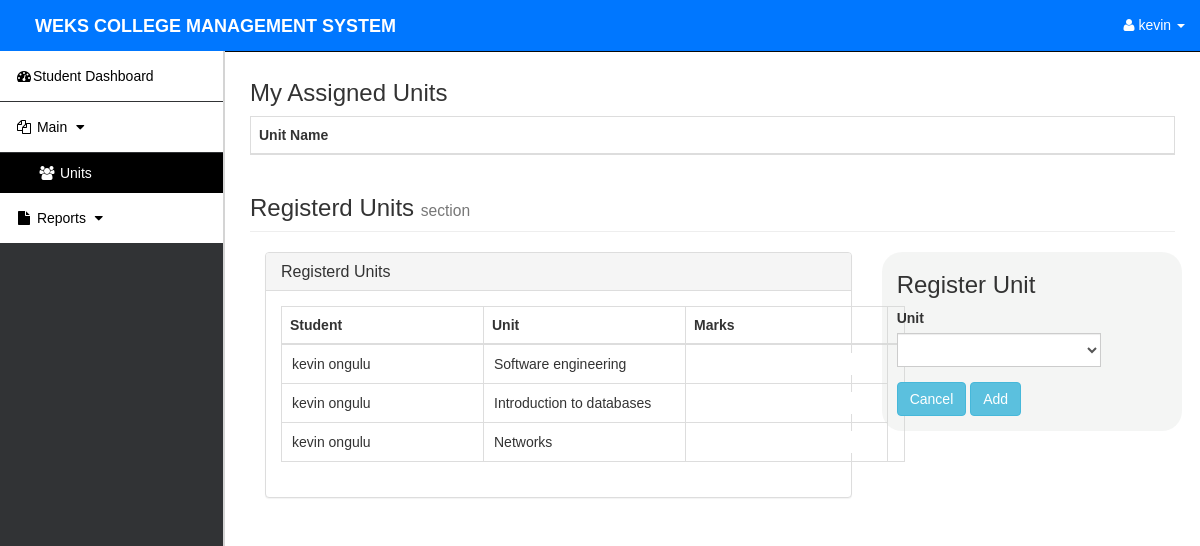
Screenshot of /rms.php?page=registered_units (signed in) with the database file from the repository.
### tables this page shows
CREATE TABLE `registered_units` (
  `id` int(10) NOT NULL,
  `student` int(10) NOT NULL,
  `unit` int(10) NOT NULL,
  `date_registered` datetime NOT NULL DEFAULT current_timestamp(),
  `marks` int(3) DEFAULT NULL,
  `date_updated` datetime NOT NULL,
  `school_year` int(10) NOT NULL DEFAULT 1,
  `semester` int(10) NOT NULL DEFAULT 1,
  `study_year` int(10) NOT NULL DEFAULT 1
);

CREATE TABLE `user` (
  `USER_ID` int(11) NOT NULL,
  `LASTNAME` varchar(30) NOT NULL,
  `FIRSTNAME` varchar(30) NOT NULL,
  `MIDDLE_NAME` varchar(100) NOT NULL,
  `USERNAME` varchar(100) NOT NULL,
  `USER_TYPE` varchar(15) NOT NULL,
  `ADDRESS` varchar(255) NOT NULL,
  `GENDER` varchar(10) NOT NULL,
  `DOB` date NOT NULL DEFAULT current_timestamp(),
  `EMAIL` varchar(100) NOT NULL,
  `PASSWORD` varchar(255) NOT NULL DEFAULT '0192023a7bbd73250516f069df18b500'
);

CREATE TABLE `subjects` (
  `SUBJECT_ID` int(11) NOT NULL,
  `SUBJECT` varchar(100) NOT NULL,
  `FOR` int(10) DEFAULT NULL,
  `DESCRIPTION` text NOT NULL,
  `LECTURER` int(10) NOT NULL,
  `study_year` int(10) NOT NULL DEFAULT 1
);

### registered_units.php (the view, shortened to what this page needs)
<h3>My Assigned Units</h3>
    <table id="students" class="table table-hover table-bordered">
      <thead>
      <tr>
        <th>Unit Name</th>
      </tr>
    </thead>
    </table>
          <h3 class="page-header"> Registerd Units <small>section</small></h3>
       <div class="col-md-8 " id="s_page">
        <div class="panel panel-default">
        <div class="panel-heading">
          <h3 class="panel-title"> Registerd Units</h3>
        </div>
        <div class="panel-body">
  <table id="students" class="table table-hover table-bordered">
    <thead>
      <tr>
        <th>Student</th>
        <th>Unit</th>
        <th>Marks</th>
        <th></th>
      </tr>
    </thead>
    <tbody>
    <?php
    include 'db.php';
     if($_SESSION['user_type'] == "STUDENT"){
        $user_id=$_SESSION['ID'];
        $student=$conn->query("SELECT STUDENT_ID,PROGRAM FROM students where USER='$user_id'");
        $student=mysqli_fetch_assoc($student);
        $student_id=$student['STUDENT_ID'];
        $student_course_id=$student['PROGRAM'];
        $more_sql=" WHERE student=$student_id";
        $more_units_sql=" WHERE subjects.FOR='$student_course_id'";
      }
    $sql=  mysqli_query($conn, "SELECT registered_units.id,registered_units.marks,subjects.SUBJECT_ID,subjects.SUBJECT,students.STUDENT_ID,user.FIRSTNAME,user.LASTNAME FROM registered_units JOIN students ON registered_units.student=students.STUDENT_ID JOIN subjects ON registered_units.unit=subjects.SUBJECT_ID JOIN user ON students.USER=user.USER_ID $more_sql Order by registered_units.id ASC");
    while($row = mysqli_fetch_assoc($sql)) {
    ?>
      <tr>
        <td><input id="studentname<?php echo $row["id"] ?>"  name="" type="text" style="border:0px" value="<?php echo $row['FIRSTNAME'].' '.$row['LASTNAME'] ?>" readonly></td>
        <td><input id="unitname<?php echo $row["id"] ?>"  name="" type="text" style="border:0px" value="<?php echo $row['SUBJECT'] ?>" readonly></td>
        <td><input id="marks<?php echo $row["id"] ?>"  name="" type="text" style="border:0px" value="<?php echo $row['marks'] ?>" readonly></td>
      </tr>
      <?php
    }
      ?>
    </tbody>
  </table>
</div>
</div>
</div>
      <div class="col-md-4" id="">
            <div class="container frm-new">
      <div class="row main">
        <div class="main-login main-center">
        <h3 id="head">Register Unit</h3>
          <form class="" method="post">
            <div class="form-group">
              <label for="sub" class="cols-sm-2 control-label">Unit</label>
              <div class="cols-sm-4">
                <div class="input-group">
                  <select name="unit" class="form-control" id="unit1">
                  <option id="unit"></option>
                  <?php
                  include 'db.php';
                  $sql = mysqli_query($conn,"SELECT * from subjects $more_units_sql ORDER BY SUBJECT_ID");
                  while($row=mysqli_fetch_assoc($sql)){
                   ?>
                  <option value="<?php echo $row['SUBJECT_ID'] ?>">
                  </option>
                  <?php } mysqli_close($conn); ?>
                  </select>
                </div>
              </div>
            </div>
            <div class="form-group ">
            <input type="reset" class="btn btn-info " id="reset" name="reset" value="Cancel">
              <button class="btn btn-info" id="btn_add">Add</button>
            </div>
          </form>
        </div>
      </div>
    </div>
    </div>

### asset/css/sb-admin.css (style rules this page uses)
body { margin-top: 100px; background-color: #222; }
@media (min-width:768px) { body { margin-top: 50px; } }

### asset/css/styles.css (style rules this page uses)
.frm-new { display:block; background-color:rgba(208, 212, 209, 0.23); width:300px; border-radius:20px; position:fixed; z-index:1030; padding-left:30px }
* { box-sizing:border-box }
body { font-family: Verdana,sans-serif; }

### rows the page displays
registered_units: LASTNAME "kevin ongulu", unit.SUBJECT "Software engineering"
registered_units: LASTNAME "kevin ongulu", unit.SUBJECT "Introduction to databases"
registered_units: LASTNAME "kevin ongulu", unit.SUBJECT "Networks"

### other values shown
$_SESSION['fname'] "kevin"
